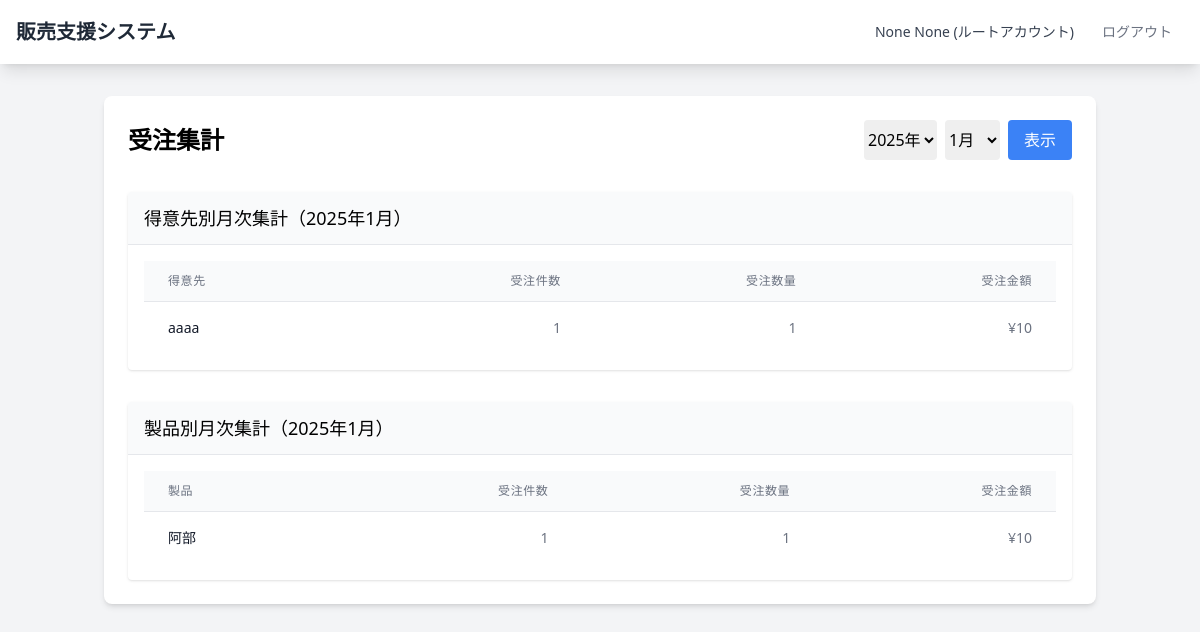
Screenshot of /sales/summary/ (signed in) with the database file from the repository.
### accounts/models.py (models this page shows, shortened)
class User(AbstractBaseUser, PermissionsMixin):
    ACCOUNT_TYPES = (
        ('root', 'Root'),
        ('employee', 'Employee'),
    )
    account_id = models.CharField(
        verbose_name=_("account_id"),
        unique=True,
        max_length=10
    )
    account_type = models.CharField(
        verbose_name=_("account_type"),
        max_length=10,
        choices=ACCOUNT_TYPES,
        default='employee'
    )
    email = models.EmailField(
        verbose_name=_("email"),
        unique=True
    )
    first_name = models.CharField(
        verbose_name=_("first_name"),
        max_length=150,
        null=True,
        blank=False
    )
    last_name = models.CharField(
        verbose_name=_("last_name"),
        max_length=150,
        null=True,
        blank=False
    )
    is_staff = models.BooleanField(
        verbose_name=_("staff status"),
        default=False
    )
    is_superuser = models.BooleanField(
        verbose_name=_("is_superuser"),
        default=False
    )
    department = models.ForeignKey(
        'Department',
        verbose_name=_("department"),
        on_delete=models.PROTECT,
        null=True,
        blank=True
    )
    created_at = models.DateTimeField(
        verbose_name=_("created_at"),
        auto_now_add=True
    )
    updated_at = models.DateTimeField(
        verbose_name=_("updated_at"),
        auto_now=True
    )
    objects = UserManager()
    USERNAME_FIELD = 'account_id'
    REQUIRED_FIELDS = ['email']

### sales/models.py (models this page shows, shortened)
class Product(models.Model):
    product_code = models.CharField("製品コード", max_length=10, unique=True)
    product_name = models.CharField("製品名", max_length=100)
    unit_price = models.DecimalField("単価", max_digits=10, decimal_places=0)
    class Meta:
        verbose_name = "製品"
        verbose_name_plural = "製品一覧"

### sales/views.py (the view)
# urls.py: path('summary/', views.OrderSummaryView.as_view(), name='order_summary'),
class OrderSummaryView(LoginRequiredMixin, TemplateView):
    template_name = 'sales/order_summary.html'
    def get_context_data(self, **kwargs):
        context = super().get_context_data(**kwargs)
        year = int(self.request.GET.get('year', datetime.now().year))
        month = int(self.request.GET.get('month', datetime.now().month))
        current_year = datetime.now().year
        context['available_years'] = list(range(current_year - 2, current_year + 1))
        context['months'] = [(i, f"{i}月") for i in range(1, 13)]
        context.update({
            'selected_year': year,
            'selected_month': month,
            'monthly_customer_summary': Order.get_monthly_customer_summary(year, month),
            'yearly_customer_summary': Order.get_yearly_customer_summary(year),
            'monthly_product_summary': Order.get_monthly_product_summary(year, month),
            'yearly_product_summary': Order.get_yearly_product_summary(year),
            'monthly_trend': Order.get_monthly_trend(year),
        })
        return context

### sales/models.py (called while the page is built)
    @classmethod
    def get_monthly_customer_summary(cls, year, month):
        target_date = date(year, month, 1)
        next_month = target_date + relativedelta(months=1)
        amount_expression = ExpressionWrapper(
            F('quantity') * F('product__unit_price'),
            output_field=DecimalField()
        )
        return cls.objects.filter(
            order_date__gte=target_date,
            order_date__lt=next_month
        ).values(
            'customer__customer_code',
            'customer__customer_name'
        ).annotate(
            total_quantity=Sum('quantity'),
            total_amount=Sum(amount_expression),
            order_count=Count('id')
        ).order_by('-total_amount')

    @classmethod
    def get_yearly_customer_summary(cls, year):
        target_date = date(year, 1, 1)
        next_year = date(year + 1, 1, 1)
        amount_expression = ExpressionWrapper(
            F('quantity') * F('product__unit_price'),
            output_field=DecimalField()
        )
        return cls.objects.filter(
            order_date__gte=target_date,
            order_date__lt=next_year
        ).values(
            'customer__customer_code',
            'customer__customer_name'
        ).annotate(
            total_quantity=Sum('quantity'),
            total_amount=Sum(amount_expression),
            order_count=Count('id')
        ).order_by('-total_amount')

    @classmethod
    def get_monthly_product_summary(cls, year, month):
        target_date = date(year, month, 1)
        next_month = target_date + relativedelta(months=1)
        amount_expression = ExpressionWrapper(
            F('quantity') * F('product__unit_price'),
            output_field=DecimalField()
        )
        return cls.objects.filter(
            order_date__gte=target_date,
            order_date__lt=next_month
        ).values(
            'product__product_code',
            'product__product_name',
            'product__unit_price'
        ).annotate(
            total_quantity=Sum('quantity'),
            total_amount=Sum(amount_expression),
            order_count=Count('id')
        ).order_by('-total_amount')

### templates/sales/order_summary.html (shortened to what this page needs)
{% extends "base.html" %}
{% block title %}
<div class="flex justify-between items-center">
    <h1 class="text-2xl font-bold">受注集計</h1>
    <div class="flex space-x-2">
        <form method="get" class="flex space-x-2">
            <select name="year" class="rounded border-gray-300">
                {% for year in available_years %}
                <option value="{{ year }}" {% if year == selected_year %}selected{% endif %}>
                    {{ year }}年
                </option>
                {% endfor %}
            </select>
            <select name="month" class="rounded border-gray-300">
                {% for month_num, month_name in months %}
                <option value="{{ month_num }}" {% if month_num == selected_month %}selected{% endif %}>
                    {{ month_name }}
                </option>
                {% endfor %}
            </select>
            <button type="submit" class="bg-blue-500 text-white px-4 py-2 rounded">
                表示
            </button>
        </form>
    </div>
</div>
{% endblock %}
{% block content %}
<div class="mt-8 space-y-8">
    <div class="bg-white rounded shadow overflow-hidden">
        <div class="px-4 py-3 bg-gray-50 border-b">
            <h2 class="text-lg font-medium">得意先別月次集計（{{ selected_year }}年{{ selected_month }}月）</h2>
        </div>
        <div class="p-4">
            <table class="min-w-full divide-y divide-gray-200">
                <thead>
                    <tr>
                        <th class="px-6 py-3 bg-gray-50 text-left text-xs font-medium text-gray-500 uppercase tracking-wider">
                            得意先
                        </th>
                        <th class="px-6 py-3 bg-gray-50 text-right text-xs font-medium text-gray-500 uppercase tracking-wider">
                            受注件数
                        </th>
                        <th class="px-6 py-3 bg-gray-50 text-right text-xs font-medium text-gray-500 uppercase tracking-wider">
                            受注数量
                        </th>
                        <th class="px-6 py-3 bg-gray-50 text-right text-xs font-medium text-gray-500 uppercase tracking-wider">
                            受注金額
                        </th>
                    </tr>
                </thead>
                <tbody class="bg-white divide-y divide-gray-200">
                    {% for summary in monthly_customer_summary %}
                    <tr>
                        <td class="px-6 py-4 whitespace-nowrap text-sm text-gray-900">
                            {{ summary.customer__customer_name }}
                        </td>
                        <td class="px-6 py-4 whitespace-nowrap text-sm text-gray-500 text-right">
                            {{ summary.order_count }}
                        </td>
                        <td class="px-6 py-4 whitespace-nowrap text-sm text-gray-500 text-right">
                            {{ summary.total_quantity }}
                        </td>
                        <td class="px-6 py-4 whitespace-nowrap text-sm text-gray-500 text-right">
                            ¥{{ summary.total_amount }}
                        </td>
                    </tr>
                    {% endfor %}
                </tbody>
            </table>
        </div>
    </div>
    <div class="bg-white rounded shadow overflow-hidden">
        <div class="px-4 py-3 bg-gray-50 border-b">
            <h2 class="text-lg font-medium">製品別月次集計（{{ selected_year }}年{{ selected_month }}月）</h2>
        </div>
        <div class="p-4">
            <table class="min-w-full divide-y divide-gray-200">
                <thead>
                    <tr>
                        <th class="px-6 py-3 bg-gray-50 text-left text-xs font-medium text-gray-500 uppercase tracking-wider">
                            製品
                        </th>
                        <th class="px-6 py-3 bg-gray-50 text-right text-xs font-medium text-gray-500 uppercase tracking-wider">
                            受注件数
                        </th>
                        <th class="px-6 py-3 bg-gray-50 text-right text-xs font-medium text-gray-500 uppercase tracking-wider">
                            受注数量
                        </th>
                        <th class="px-6 py-3 bg-gray-50 text-right text-xs font-medium text-gray-500 uppercase tracking-wider">
                            受注金額
                        </th>
                    </tr>
                </thead>
                <tbody class="bg-white divide-y divide-gray-200">
                    {% for summary in monthly_product_summary %}
                    <tr>
                        <td class="px-6 py-4 whitespace-nowrap text-sm text-gray-900">
                            {{ summary.product__product_name }}
                        </td>
                        <td class="px-6 py-4 whitespace-nowrap text-sm text-gray-500 text-right">
                            {{ summary.order_count }}
                        </td>
                        <td class="px-6 py-4 whitespace-nowrap text-sm text-gray-500 text-right">
                            {{ summary.total_quantity }}
                        </td>
                        <td class="px-6 py-4 whitespace-nowrap text-sm text-gray-500 text-right">
                            ¥{{ summary.total_amount }}
                        </td>
                    </tr>
                    {% endfor %}
                </tbody>
            </table>
        </div>
    </div>
</div>
{% endblock %}

### templates/base.html (shortened to what this page needs)
<!DOCTYPE html>
<html lang="ja">
<head>
    <script src="https://cdn.tailwindcss.com"></script>
</head>
<body class="bg-gray-100 min-h-screen">
    {% if user.is_authenticated %}
    <nav class="bg-white shadow-lg">
        <div class="max-w-7xl mx-auto px-4">
            <div class="flex justify-between h-16">
                <div class="flex">
                    <div class="flex-shrink-0 flex items-center">
                        <a href="{% url 'accounts:index' %}" class="text-xl font-bold text-gray-800">
                            販売支援システム
                        </a>
                    </div>
                </div>
                <div class="flex items-center">
                    <span class="text-gray-700 text-sm mr-4">
                        {{ user.first_name }} {{ user.last_name }}
                        {% if user.department %}
                        ({{ user.department.name }})
                        {% else %}
                        (ルートアカウント)
                        {% endif %}
                    </span>
                    <form method="post" action="{% url 'accounts:logout' %}" class="inline">
                        <button type="submit" class="text-gray-500 hover:text-gray-700 px-3 py-2 rounded-md text-sm font-medium">
                            ログアウト
                        </button>
                    </form>
                </div>
            </div>
        </div>
    </nav>
    {% endif %}
    <div class="container mx-auto px-4 py-8">
        <div class="max-w-7xl mx-auto bg-white rounded-lg shadow-md p-6">
            {% block title %}
            {% endblock %}
            {% block content %}
            {% endblock %}
        </div>
    </div>
</body>
</html>

### rows the page displays
User: first_name "None", last_name "None"
Product: product__product_name "阿部", order_count "1", total_quantity "1", total_amount "10"

### other values shown
{{ selected_year }} "2025"
{{ selected_month }} "1"
{{ summary.customer__customer_name }} "aaaa"
{{ summary.order_count }} "1"
{{ summary.total_quantity }} "1"
{{ summary.total_amount }} "10"
form field year "2025年"
form field month "1月"
